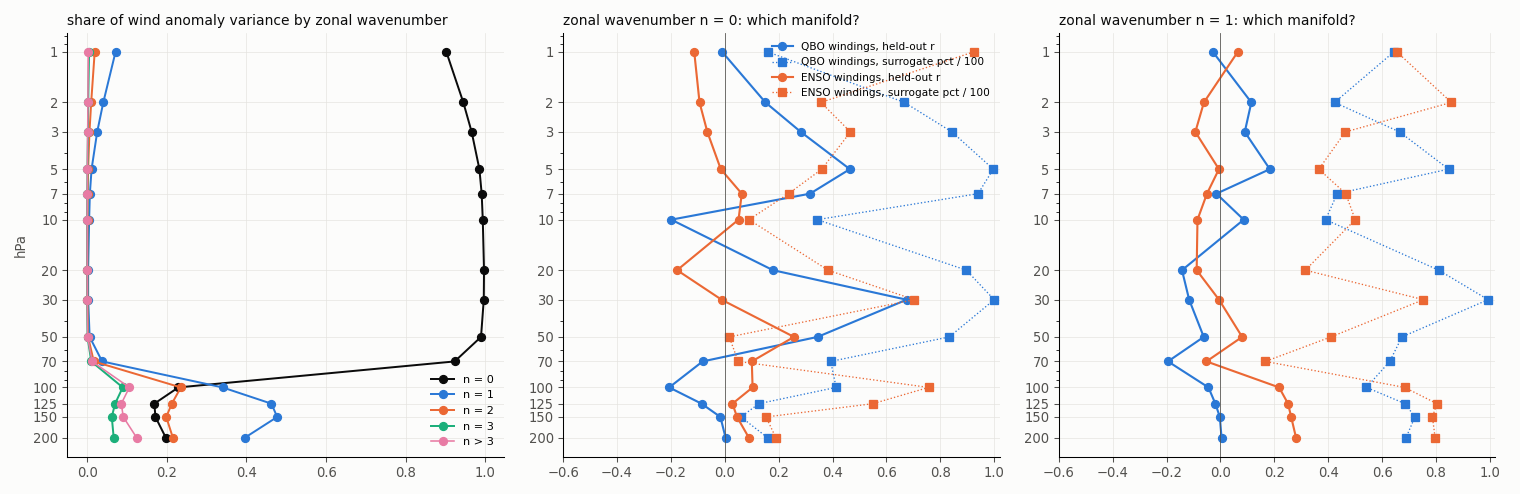

This figure's Python source:
#!/usr/bin/env python3
"""Where does zonal wavenumber > 0 emerge in the equatorial winds, and which manifold drives it? (2026-10-22)

Data: ERA5 monthly zonal wind, 5S-5N mean at each longitude (2.5 deg), 1-200 hPa, 1979-2025
(SAO/era5_u_eq_monthly.nc and era5_u_eq_monthly_low.nc). Anomalies: monthly climatology removed per longitude.
1. Zonal Fourier decomposition: share of anomaly variance in n = 0, 1, 2, 3 by level.
2. For each level and n = 0, 1, 2 (n >= 1: cos and sin parts), regression on
     QBO windings: the QBO two-leg fit's base 0.1108 with its harmonics 1, 4, 7, 8, 11, 14, 17, 24, 26 (legs/qbo30_point0E,
                   monthly leg manifold)
     ENSO windings: the common manifold's base 0.2017 with harmonics 1..9 (legs/amo_pdo_nino4_iode)
   (9 windings = 18 regressors each). Scores: training r (1979-2010) as a percentile among 300 phase-randomized
   surrogates of the target, and held-out r (2011-2022).
    python3 qbo_low_stellarator.py  -> qbo_low_stellarator.png, stdout
"""
import json
from pathlib import Path

import matplotlib
import netCDF4 as nc
import numpy as np

matplotlib.use("Agg")
import matplotlib.pyplot as plt  # noqa: E402

HERE = Path(__file__).resolve().parent
SAO = HERE.parent / "experiments/Oct2026_generator/SAO"; LEGS = HERE.parent / "experiments/Oct2026_generator/legs"
INK, MUTED, GRID, SURF = "#0b0b0b", "#52514e", "#e4e3df", "#fcfcfb"
rng = np.random.default_rng(9)


def load(f):
    ds = nc.Dataset(f); tv = [k for k in ds.variables if "time" in k][0]; pv = [k for k in ds.variables if "pressure" in k][0]
    d = nc.num2date(ds.variables[tv][:], ds.variables[tv].units); T = np.array([x.year + (x.month - 1) / 12 for x in d])
    U = np.asarray(ds.variables["u"][:]).mean(axis=2)                       # time, level, lon
    o = np.argsort(T); return T[o], np.asarray(ds.variables[pv][:]), U[o], np.asarray(ds.variables["longitude"][:])


T, P1, U1, lon = load(SAO / "era5_u_eq_monthly.nc"); _, P2, U2, _ = load(SAO / "era5_u_eq_monthly_low.nc")
P = np.concatenate([P1, P2]); U = np.concatenate([U1, U2], axis=1); o = np.argsort(P); P, U = P[o], U[:, o]
mon = np.round((T % 1) * 12).astype(int) % 12
A = U.copy()
for m in range(12):
    A[mon == m] -= U[mon == m].mean(0)
Z = np.fft.rfft(A, axis=2) / A.shape[2]                                    # time, level, n

print("1. share of anomaly variance by zonal wavenumber")
print(f"{'hPa':>5s}  {'n=0':>5s} {'n=1':>5s} {'n=2':>5s} {'n=3':>5s} {'n>3':>5s}")
share = []
for j, p in enumerate(P):
    pw = np.abs(Z[:, j, :]) ** 2; pw[:, 1:] *= 2; tot = pw.sum(1).mean()
    s = [pw[:, n].mean() / tot for n in range(4)]; share.append(s + [1 - sum(s)])
    print(f"{p:5.0f}  " + " ".join(f"{v:5.2f}" for v in share[-1]))
share = np.array(share)


def manifold(path, col=3):
    a = np.loadtxt(path, delimiter=","); return a[:, 0], a[:, col]


qp = json.load(open(LEGS / "qbo30_point0E/lt.exe.p")); kq = abs(qp["ltep"][0]); hq = [1] + sorted(int(h) for h in qp["harm"])
ep = json.load(open(LEGS / "amo_pdo_nino4_iode/lt.exe.p")); ke = abs(ep["ltep"][-1]); he = list(range(1, 10))
tq, Fq = manifold(LEGS / "qbo30_point0E/lte_results.1.csv"); te_, Fe = manifold(LEGS / "amo_pdo_nino4_iode/lte_results.1.csv")
span = (T >= 1979) & (T < 2022.5); tt = T[span]
SETS = {"QBO windings": (np.interp(tt, tq, Fq), kq, hq), "ENSO windings": (np.interp(tt, te_, Fe), ke, he)}
X = {k: np.column_stack([f(2 * np.pi * h * kk * F) for h in hs for f in (np.cos, np.sin)] + [np.ones_like(tt)])
     for k, (F, kk, hs) in SETS.items()}
tr = tt < 2011.0; ho = ~tr


def score(y, Xm):
    b = np.linalg.lstsq(Xm[tr], y[tr], rcond=None)[0]; m = Xm @ b
    return np.corrcoef(m[tr], y[tr])[0, 1], np.corrcoef(m[ho], y[ho])[0, 1]


def surr(y, n):
    Zf = np.fft.rfft(y - y.mean()); ph = rng.uniform(0, 2 * np.pi, (n, len(Zf))); ph[:, 0] = 0
    return np.fft.irfft(np.abs(Zf) * np.exp(1j * ph), len(y), axis=1) + y.mean()


print("\n2. regression of each wavenumber component on QBO vs ENSO windings (train 1979-2010: r, surrogate pct; held-out 2011-2022: r)")
RES = {}
for j, p in enumerate(P):
    line = f"{p:5.0f} hPa"
    for n in range(3):
        comps = [Z[span, j, 0].real] if n == 0 else [Z[span, j, n].real, Z[span, j, n].imag]
        for k in SETS:
            rt, rh, pc = [], [], []
            for y in comps:
                a, b = score(y, X[k]); S = surr(y, 300)
                sr = np.array([score(s, X[k])[0] for s in S]); rt.append(a); rh.append(b); pc.append(np.mean(sr < a) * 100)
            RES[(p, n, k)] = (np.mean(rt), np.mean(pc), np.mean(rh))
        q, e = RES[(p, n, "QBO windings")], RES[(p, n, "ENSO windings")]
        line += f" | n={n}: QBO {q[0]:.2f} ({q[1]:3.0f}) {q[2]:+.2f}  ENSO {e[0]:.2f} ({e[1]:3.0f}) {e[2]:+.2f}"
    print(line)

fig, axs = plt.subplots(1, 3, figsize=(16, 5.2), facecolor=SURF)
ax = axs[0]
for n, c in zip(range(4), ("#0b0b0b", "#2a78d6", "#eb6834", "#1baf7a")):
    ax.plot(share[:, n], P, marker="o", color=c, lw=1.5, label=f"n = {n}")
ax.plot(share[:, 4], P, marker="o", color="#e87ba4", lw=1.2, label="n > 3")
ax.set_title("share of wind anomaly variance by zonal wavenumber", loc="left", fontsize=10.5, color=INK)
for col, n in ((1, 0), (2, 1)):
    ax = axs[col]
    for k, c in (("QBO windings", "#2a78d6"), ("ENSO windings", "#eb6834")):
        ax.plot([RES[(p, n, k)][2] for p in P], P, marker="o", color=c, lw=1.6, label=f"{k}, held-out r")
        ax.plot([RES[(p, n, k)][1] / 100 for p in P], P, marker="s", ls=":", color=c, lw=1.0, label=f"{k}, surrogate pct / 100")
    ax.axvline(0, color=MUTED, lw=0.6); ax.set_xlim(-0.6, 1.02)
    ax.set_title(f"zonal wavenumber n = {n}: which manifold?", loc="left", fontsize=10.5, color=INK)
axs[1].legend(frameon=False, fontsize=8)
axs[0].legend(frameon=False, fontsize=8.5)
for a in axs:
    a.set_yscale("log"); a.invert_yaxis(); a.set_yticks(P); a.set_yticklabels([f"{p:.0f}" for p in P])
    a.set_facecolor(SURF); a.tick_params(colors=MUTED); a.grid(True, color=GRID, lw=0.5)
    for sp in ("top", "right"):
        a.spines[sp].set_visible(False)
axs[0].set_ylabel("hPa", color=MUTED)
fig.tight_layout(); fig.savefig(HERE / "qbo_low_stellarator.png", dpi=95, facecolor=SURF)
print("plot: qbo_low_stellarator.png")
